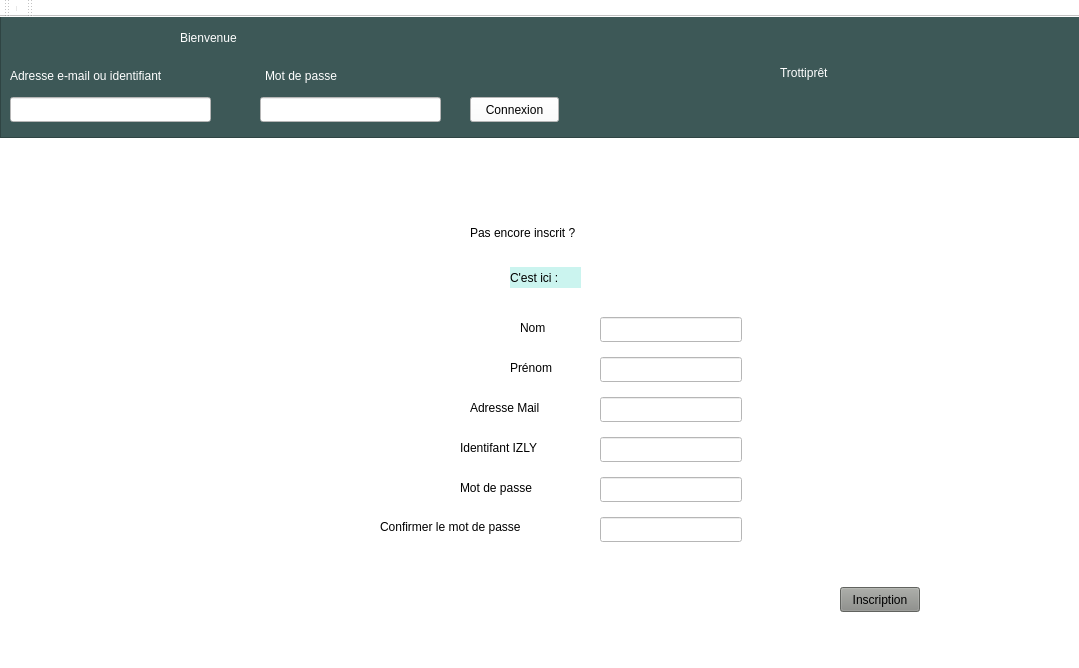
<?xml version="1.0" encoding="UTF-8"?>
<ui version="4.0">
 <class>MainWindow</class>
 <widget class="QMainWindow" name="MainWindow">
  <property name="geometry">
   <rect>
    <x>0</x>
    <y>0</y>
    <width>1079</width>
    <height>668</height>
   </rect>
  </property>
  <property name="windowTitle">
   <string>MainWindow</string>
  </property>
  <property name="styleSheet">
   <string notr="true">background-color: rgb(255, 255, 255);
</string>
  </property>
  <widget class="QWidget" name="centralWidget">
   <widget class="QFrame" name="frame">
    <property name="geometry">
     <rect>
      <x>0</x>
      <y>-10</y>
      <width>1101</width>
      <height>131</height>
     </rect>
    </property>
    <property name="styleSheet">
     <string notr="true">background-color: rgb(61, 88, 87);</string>
    </property>
    <property name="frameShape">
     <enum>QFrame::StyledPanel</enum>
    </property>
    <property name="frameShadow">
     <enum>QFrame::Raised</enum>
    </property>
    <widget class="QLabel" name="label_3">
     <property name="geometry">
      <rect>
       <x>265</x>
       <y>60</y>
       <width>121</width>
       <height>17</height>
      </rect>
     </property>
     <property name="styleSheet">
      <string notr="true">color: rgb(255, 255, 255);</string>
     </property>
     <property name="text">
      <string>Mot de passe</string>
     </property>
    </widget>
    <widget class="QPushButton" name="connexion">
     <property name="geometry">
      <rect>
       <x>470</x>
       <y>90</y>
       <width>89</width>
       <height>25</height>
      </rect>
     </property>
     <property name="styleSheet">
      <string notr="true">background-color: rgb(255, 255, 255);
</string>
     </property>
     <property name="text">
      <string>Connexion</string>
     </property>
    </widget>
    <widget class="QLabel" name="label_2">
     <property name="geometry">
      <rect>
       <x>10</x>
       <y>60</y>
       <width>196</width>
       <height>17</height>
      </rect>
     </property>
     <property name="styleSheet">
      <string notr="true">color: rgb(255, 255, 255);</string>
     </property>
     <property name="text">
      <string>Adresse e-mail ou identifiant</string>
     </property>
    </widget>
    <widget class="QLabel" name="label">
     <property name="geometry">
      <rect>
       <x>780</x>
       <y>40</y>
       <width>221</width>
       <height>51</height>
      </rect>
     </property>
     <property name="styleSheet">
      <string notr="true">font: 30pt &quot;Umpush&quot;;
color: rgb(255, 255, 255);</string>
     </property>
     <property name="text">
      <string>Trottiprêt</string>
     </property>
     <property name="textFormat">
      <enum>Qt::PlainText</enum>
     </property>
     <property name="margin">
      <number>6</number>
     </property>
     <property name="indent">
      <number>-1</number>
     </property>
    </widget>
    <widget class="QLineEdit" name="adress">
     <property name="geometry">
      <rect>
       <x>10</x>
       <y>90</y>
       <width>201</width>
       <height>25</height>
      </rect>
     </property>
     <property name="styleSheet">
      <string notr="true">background-color: rgb(255, 255, 255);</string>
     </property>
    </widget>
    <widget class="QLineEdit" name="pass">
     <property name="geometry">
      <rect>
       <x>260</x>
       <y>90</y>
       <width>181</width>
       <height>25</height>
      </rect>
     </property>
     <property name="styleSheet">
      <string notr="true">background-color: rgb(255, 255, 255);</string>
     </property>
     <property name="text">
      <string/>
     </property>
     <property name="echoMode">
      <enum>QLineEdit::Password</enum>
     </property>
    </widget>
    <widget class="QLabel" name="label_12">
     <property name="geometry">
      <rect>
       <x>180</x>
       <y>20</y>
       <width>111</width>
       <height>21</height>
      </rect>
     </property>
     <property name="styleSheet">
      <string notr="true">font: 57 italic 19pt &quot;Ubuntu&quot;;
color: rgb(255, 255, 255);</string>
     </property>
     <property name="text">
      <string>Bienvenue</string>
     </property>
    </widget>
   </widget>
   <widget class="QLabel" name="label_4">
    <property name="geometry">
     <rect>
      <x>470</x>
      <y>190</y>
      <width>231</width>
      <height>51</height>
     </rect>
    </property>
    <property name="styleSheet">
     <string notr="true">font: 57 20pt &quot;Ubuntu&quot;;</string>
    </property>
    <property name="text">
     <string>Pas encore inscrit ?</string>
    </property>
   </widget>
   <widget class="QLabel" name="label_5">
    <property name="geometry">
     <rect>
      <x>510</x>
      <y>250</y>
      <width>71</width>
      <height>21</height>
     </rect>
    </property>
    <property name="styleSheet">
     <string notr="true">background-color: rgb(203, 244, 239);</string>
    </property>
    <property name="text">
     <string>C'est ici :</string>
    </property>
   </widget>
   <widget class="QLabel" name="label_6">
    <property name="geometry">
     <rect>
      <x>520</x>
      <y>300</y>
      <width>42</width>
      <height>22</height>
     </rect>
    </property>
    <property name="styleSheet">
     <string notr="true">font: 14pt &quot;Ubuntu&quot;;
</string>
    </property>
    <property name="text">
     <string>Nom</string>
    </property>
   </widget>
   <widget class="QLabel" name="label_7">
    <property name="geometry">
     <rect>
      <x>510</x>
      <y>340</y>
      <width>68</width>
      <height>22</height>
     </rect>
    </property>
    <property name="styleSheet">
     <string notr="true">font: 14pt &quot;Ubuntu&quot;;
</string>
    </property>
    <property name="text">
     <string>Prénom</string>
    </property>
   </widget>
   <widget class="QLabel" name="label_8">
    <property name="geometry">
     <rect>
      <x>470</x>
      <y>380</y>
      <width>110</width>
      <height>22</height>
     </rect>
    </property>
    <property name="styleSheet">
     <string notr="true">font: 14pt &quot;Ubuntu&quot;;
</string>
    </property>
    <property name="text">
     <string>Adresse Mail</string>
    </property>
   </widget>
   <widget class="QPushButton" name="inscription">
    <property name="geometry">
     <rect>
      <x>840</x>
      <y>570</y>
      <width>80</width>
      <height>25</height>
     </rect>
    </property>
    <property name="palette">
     <palette>
      <active>
       <colorrole role="Button">
        <brush brushstyle="SolidPattern">
         <color alpha="255">
          <red>136</red>
          <green>138</green>
          <blue>133</blue>
         </color>
        </brush>
       </colorrole>
       <colorrole role="Base">
        <brush brushstyle="SolidPattern">
         <color alpha="255">
          <red>136</red>
          <green>138</green>
          <blue>133</blue>
         </color>
        </brush>
       </colorrole>
       <colorrole role="Window">
        <brush brushstyle="SolidPattern">
         <color alpha="255">
          <red>136</red>
          <green>138</green>
          <blue>133</blue>
         </color>
        </brush>
       </colorrole>
      </active>
      <inactive>
       <colorrole role="Button">
        <brush brushstyle="SolidPattern">
         <color alpha="255">
          <red>136</red>
          <green>138</green>
          <blue>133</blue>
         </color>
        </brush>
       </colorrole>
       <colorrole role="Base">
        <brush brushstyle="SolidPattern">
         <color alpha="255">
          <red>136</red>
          <green>138</green>
          <blue>133</blue>
         </color>
        </brush>
       </colorrole>
       <colorrole role="Window">
        <brush brushstyle="SolidPattern">
         <color alpha="255">
          <red>136</red>
          <green>138</green>
          <blue>133</blue>
         </color>
        </brush>
       </colorrole>
      </inactive>
      <disabled>
       <colorrole role="Button">
        <brush brushstyle="SolidPattern">
         <color alpha="255">
          <red>136</red>
          <green>138</green>
          <blue>133</blue>
         </color>
        </brush>
       </colorrole>
       <colorrole role="Base">
        <brush brushstyle="SolidPattern">
         <color alpha="255">
          <red>136</red>
          <green>138</green>
          <blue>133</blue>
         </color>
        </brush>
       </colorrole>
       <colorrole role="Window">
        <brush brushstyle="SolidPattern">
         <color alpha="255">
          <red>136</red>
          <green>138</green>
          <blue>133</blue>
         </color>
        </brush>
       </colorrole>
      </disabled>
     </palette>
    </property>
    <property name="styleSheet">
     <string notr="true">background-color: rgb(136, 138, 133);</string>
    </property>
    <property name="text">
     <string>Inscription</string>
    </property>
   </widget>
   <widget class="QLabel" name="label_9">
    <property name="geometry">
     <rect>
      <x>460</x>
      <y>420</y>
      <width>127</width>
      <height>22</height>
     </rect>
    </property>
    <property name="styleSheet">
     <string notr="true">font: 14pt &quot;Ubuntu&quot;;
</string>
    </property>
    <property name="text">
     <string>Identifant IZLY</string>
    </property>
   </widget>
   <widget class="QLineEdit" name="nom">
    <property name="geometry">
     <rect>
      <x>600</x>
      <y>300</y>
      <width>142</width>
      <height>25</height>
     </rect>
    </property>
    <property name="styleSheet">
     <string notr="true">background-color: rgb(255, 255, 255);</string>
    </property>
   </widget>
   <widget class="QLineEdit" name="prenom">
    <property name="geometry">
     <rect>
      <x>600</x>
      <y>340</y>
      <width>142</width>
      <height>25</height>
     </rect>
    </property>
    <property name="styleSheet">
     <string notr="true">background-color: rgb(255, 255, 255);</string>
    </property>
   </widget>
   <widget class="QLineEdit" name="mail">
    <property name="geometry">
     <rect>
      <x>600</x>
      <y>380</y>
      <width>142</width>
      <height>25</height>
     </rect>
    </property>
    <property name="styleSheet">
     <string notr="true">background-color: rgb(255, 255, 255);</string>
    </property>
   </widget>
   <widget class="QLineEdit" name="izly">
    <property name="geometry">
     <rect>
      <x>600</x>
      <y>420</y>
      <width>142</width>
      <height>25</height>
     </rect>
    </property>
    <property name="styleSheet">
     <string notr="true">background-color: rgb(255, 255, 255);</string>
    </property>
   </widget>
   <widget class="QLabel" name="label_pic">
    <property name="geometry">
     <rect>
      <x>60</x>
      <y>280</y>
      <width>211</width>
      <height>161</height>
     </rect>
    </property>
    <property name="text">
     <string/>
    </property>
   </widget>
   <widget class="QLabel" name="label_10">
    <property name="geometry">
     <rect>
      <x>460</x>
      <y>460</y>
      <width>115</width>
      <height>22</height>
     </rect>
    </property>
    <property name="styleSheet">
     <string notr="true">font: 14pt &quot;Ubuntu&quot;;
</string>
    </property>
    <property name="text">
     <string>Mot de passe</string>
    </property>
   </widget>
   <widget class="QLabel" name="label_11">
    <property name="geometry">
     <rect>
      <x>380</x>
      <y>500</y>
      <width>203</width>
      <height>20</height>
     </rect>
    </property>
    <property name="styleSheet">
     <string notr="true">font: 13pt &quot;Ubuntu&quot;;
</string>
    </property>
    <property name="text">
     <string>Confirmer le mot de passe</string>
    </property>
   </widget>
   <widget class="QLineEdit" name="mdp1">
    <property name="geometry">
     <rect>
      <x>600</x>
      <y>460</y>
      <width>142</width>
      <height>25</height>
     </rect>
    </property>
    <property name="styleSheet">
     <string notr="true">background-color: rgb(255, 255, 255);</string>
    </property>
    <property name="echoMode">
     <enum>QLineEdit::Password</enum>
    </property>
   </widget>
   <widget class="QLineEdit" name="mdp2">
    <property name="geometry">
     <rect>
      <x>600</x>
      <y>500</y>
      <width>142</width>
      <height>25</height>
     </rect>
    </property>
    <property name="styleSheet">
     <string notr="true">background-color: rgb(255, 255, 255);</string>
    </property>
    <property name="echoMode">
     <enum>QLineEdit::Password</enum>
    </property>
   </widget>
   <zorder>label_4</zorder>
   <zorder>label_5</zorder>
   <zorder>label_6</zorder>
   <zorder>label_7</zorder>
   <zorder>label_8</zorder>
   <zorder>inscription</zorder>
   <zorder>label_9</zorder>
   <zorder>nom</zorder>
   <zorder>prenom</zorder>
   <zorder>mail</zorder>
   <zorder>izly</zorder>
   <zorder>label_pic</zorder>
   <zorder>label_10</zorder>
   <zorder>label_11</zorder>
   <zorder>mdp1</zorder>
   <zorder>mdp2</zorder>
   <zorder>frame</zorder>
  </widget>
  <widget class="QStatusBar" name="statusBar"/>
  <widget class="QToolBar" name="mainToolBar">
   <attribute name="toolBarArea">
    <enum>TopToolBarArea</enum>
   </attribute>
   <attribute name="toolBarBreak">
    <bool>false</bool>
   </attribute>
   <addaction name="separator"/>
  </widget>
  <widget class="QMenuBar" name="menuBar">
   <property name="geometry">
    <rect>
     <x>0</x>
     <y>0</y>
     <width>1079</width>
     <height>22</height>
    </rect>
   </property>
  </widget>
  <widget class="QToolBar" name="toolBar">
   <property name="windowTitle">
    <string>toolBar</string>
   </property>
   <attribute name="toolBarArea">
    <enum>TopToolBarArea</enum>
   </attribute>
   <attribute name="toolBarBreak">
    <bool>false</bool>
   </attribute>
  </widget>
 </widget>
 <layoutdefault spacing="6" margin="11"/>
 <resources/>
 <connections/>
</ui>
